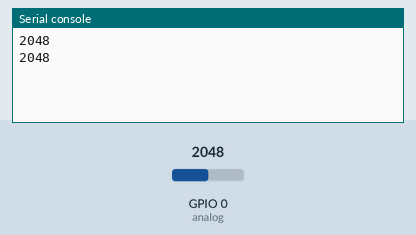
Recording of a program running on a simulated ESP32 board running MicroPython. Shown: the last lines printed to the serial console. Inputs (shaded band) come from the test bench; at power-on: GPIO 0 (analog) = 2048 (analog values on the 0–4095 scale).

Above: at 1.2 s.
1.3 s: GPIO 0 (analog) set to 2866
At 2.6 s:
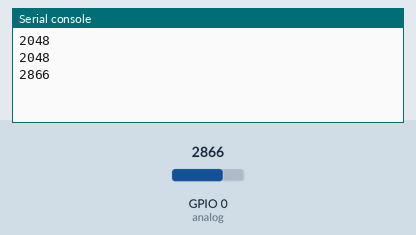
2.8 s: GPIO 0 (analog) set to 3603
At 3.8 s:
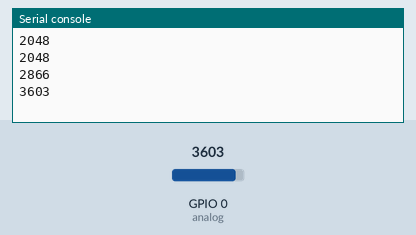
Timing chart, 0 to 5.8 s (numbered marks = the images above; inputs shaded):
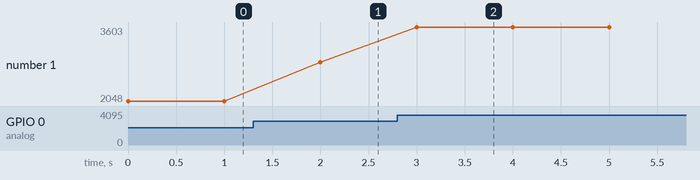

The program:

main_Sensor.py
```python
#std lib
#import time

#custom libs
# import leds
# leds.SmoothBlink()

# read analog pin
from time import sleep
from machine import Pin, PWM, ADC
analog = ADC(0)

while True:
    print(analog.read())
    sleep(1)
```

Measured:
- after the input at 1.3 s, the serial console: prints a new line after 0.70 s (image 1)
- after the input at 2.8 s, the serial console: prints a new line after 0.20 s (image 2)
- plotted number 1: 2048 → 2866 after the input at 1.3 s, 2866 → 3603 after the input at 2.8 s
